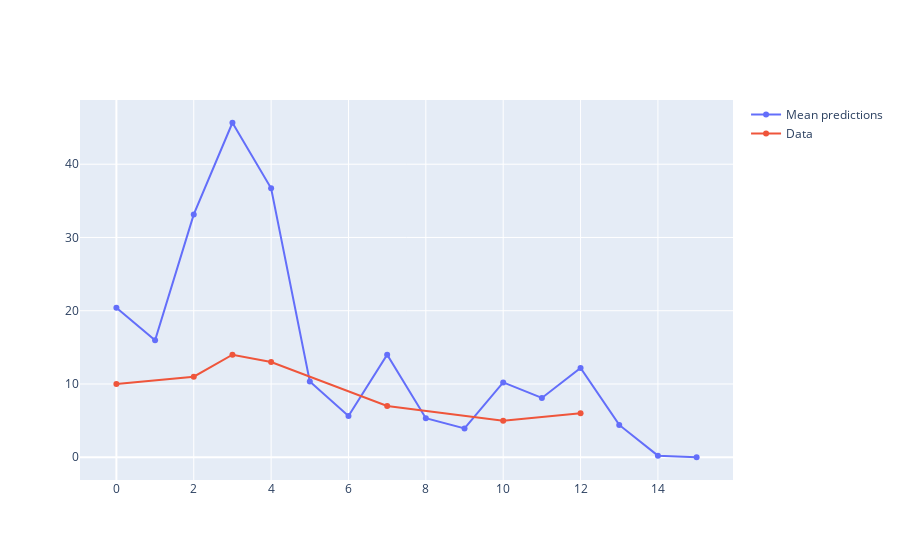

This figure's notebook cell:
### Code cell
fig = go.Figure()

fig.add_trace(go.Scatter(x = x_test, y = y_preds, 
                    mode = 'lines+markers',
                    name = 'Mean predictions'))
fig.add_trace(go.Scatter(x = x_train, y = y_train, 
                    mode = 'lines+markers',
                    name = 'Data'))

### Figure 1 — Plotly figure (JSON) as saved in the notebook; plotly's stock layout.template omitted (floating-point values rounded to 4 significant figures)
{"data": [{"mode": "lines+markers", "name": "Mean predictions", "type": "scatter", "x": [0, 1, 2, 3, 4, 5, 6, 7, 8, 9, 10, 11, 12, 13, 14, 15], "y": [20.41, 15.97, 33.14, 45.66, 36.71, 10.34, 5.63, 14.0, 5.333, 3.937, 10.22, 8.093, 12.18, 4.416, 0.2198, 0.001481]}, {"mode": "lines+markers", "name": "Data", "type": "scatter", "x": [0, 2, 3, 4, 7, 10, 12], "y": [10, 11, 14, 13, 7, 5, 6]}], "layout": {}}
